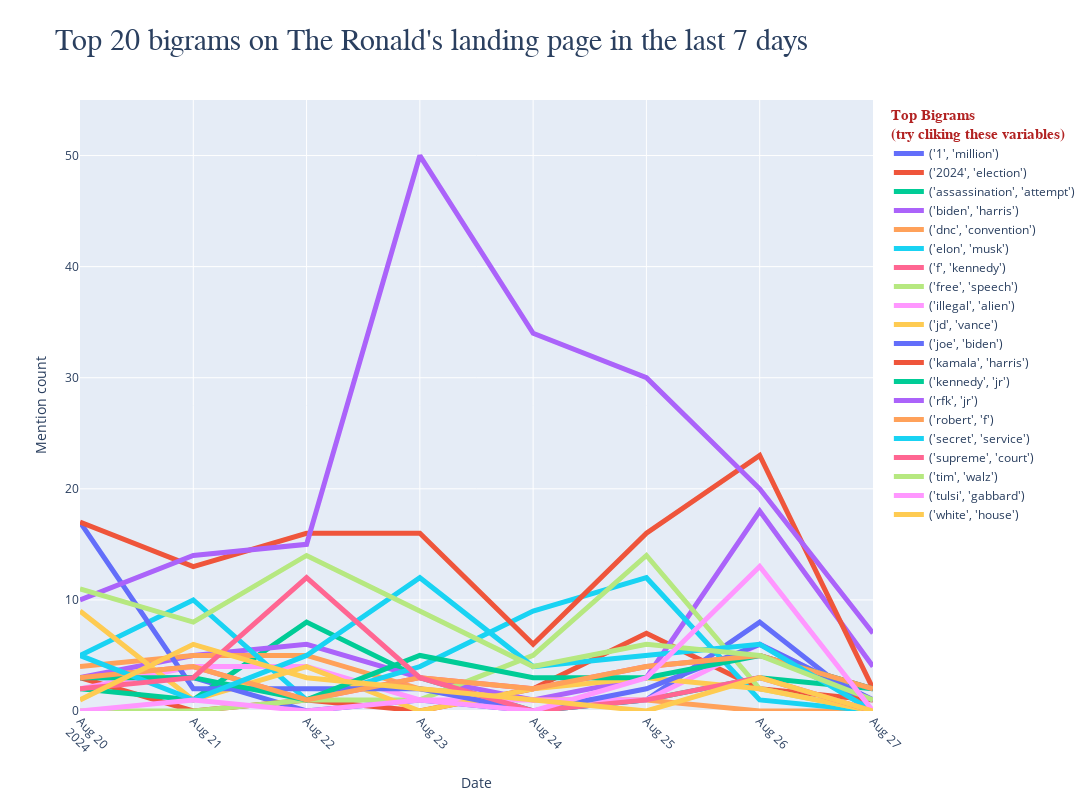

The code cell stored with this chart in its notebook:
### Code cell
dataframe=df
num=2
top_n=20
save_viz = "interactive_bigrams_7days"
extra_stops=['trump']
ngram_time_last_7_days_interactive(dataframe=dataframe, 
                                   num=num, 
                                   save_viz=save_viz, 
                                   extra_stops=extra_stops, 
                                   top_n=top_n)

### Figure 1 — Plotly figure (JSON) as saved in the notebook; plotly's stock layout.template omitted (floating-point values rounded to 4 significant figures)
{"data": [{"line": {"width": 5}, "mode": "lines", "name": "('1', 'million')", "type": "scatter", "x": ["2024-08-20T00:00:00", "2024-08-21T00:00:00", "2024-08-22T00:00:00", "2024-08-23T00:00:00", "2024-08-24T00:00:00", "2024-08-25T00:00:00", "2024-08-26T00:00:00", "2024-08-27T00:00:00"], "y": [3, 3, 0, 1, 0, 1, 8, 0]}, {"line": {"width": 5}, "mode": "lines", "name": "('2024', 'election')", "type": "scatter", "x": ["2024-08-20T00:00:00", "2024-08-21T00:00:00", "2024-08-22T00:00:00", "2024-08-23T00:00:00", "2024-08-24T00:00:00", "2024-08-25T00:00:00", "2024-08-26T00:00:00", "2024-08-27T00:00:00"], "y": [3, 0, 1, 0, 2, 7, 2, 1]}, {"line": {"width": 5}, "mode": "lines", "name": "('assassination', 'attempt')", "type": "scatter", "x": ["2024-08-20T00:00:00", "2024-08-21T00:00:00", "2024-08-22T00:00:00", "2024-08-23T00:00:00", "2024-08-24T00:00:00", "2024-08-25T00:00:00", "2024-08-26T00:00:00", "2024-08-27T00:00:00"], "y": [2, 1, 8, 3, 0, 1, 3, 2]}, {"line": {"width": 5}, "mode": "lines", "name": "('biden', 'harris')", "type": "scatter", "x": ["2024-08-20T00:00:00", "2024-08-21T00:00:00", "2024-08-22T00:00:00", "2024-08-23T00:00:00", "2024-08-24T00:00:00", "2024-08-25T00:00:00", "2024-08-26T00:00:00", "2024-08-27T00:00:00"], "y": [3, 5, 6, 3, 1, 3, 18, 4]}, {"line": {"width": 5}, "mode": "lines", "name": "('dnc', 'convention')", "type": "scatter", "x": ["2024-08-20T00:00:00", "2024-08-21T00:00:00", "2024-08-22T00:00:00", "2024-08-23T00:00:00", "2024-08-24T00:00:00", "2024-08-25T00:00:00", "2024-08-26T00:00:00", "2024-08-27T00:00:00"], "y": [4, 5, 5, 2, 1, 1, 0, 0]}, {"line": {"width": 5}, "mode": "lines", "name": "('elon', 'musk')", "type": "scatter", "x": ["2024-08-20T00:00:00", "2024-08-21T00:00:00", "2024-08-22T00:00:00", "2024-08-23T00:00:00", "2024-08-24T00:00:00", "2024-08-25T00:00:00", "2024-08-26T00:00:00", "2024-08-27T00:00:00"], "y": [5, 10, 1, 4, 9, 12, 1, 0]}, {"line": {"width": 5}, "mode": "lines", "name": "('f', 'kennedy')", "type": "scatter", "x": ["2024-08-20T00:00:00", "2024-08-21T00:00:00", "2024-08-22T00:00:00", "2024-08-23T00:00:00", "2024-08-24T00:00:00", "2024-08-25T00:00:00", "2024-08-26T00:00:00", "2024-08-27T00:00:00"], "y": [3, 4, 1, 3, 2, 4, 5, 2]}, {"line": {"width": 5}, "mode": "lines", "name": "('free', 'speech')", "type": "scatter", "x": ["2024-08-20T00:00:00", "2024-08-21T00:00:00", "2024-08-22T00:00:00", "2024-08-23T00:00:00", "2024-08-24T00:00:00", "2024-08-25T00:00:00", "2024-08-26T00:00:00", "2024-08-27T00:00:00"], "y": [0, 0, 1, 1, 5, 14, 2, 0]}, {"line": {"width": 5}, "mode": "lines", "name": "('illegal', 'alien')", "type": "scatter", "x": ["2024-08-20T00:00:00", "2024-08-21T00:00:00", "2024-08-22T00:00:00", "2024-08-23T00:00:00", "2024-08-24T00:00:00", "2024-08-25T00:00:00", "2024-08-26T00:00:00", "2024-08-27T00:00:00"], "y": [2, 4, 4, 1, 1, 1, 6, 1]}, {"line": {"width": 5}, "mode": "lines", "name": "('jd', 'vance')", "type": "scatter", "x": ["2024-08-20T00:00:00", "2024-08-21T00:00:00", "2024-08-22T00:00:00", "2024-08-23T00:00:00", "2024-08-24T00:00:00", "2024-08-25T00:00:00", "2024-08-26T00:00:00", "2024-08-27T00:00:00"], "y": [9, 1, 4, 0, 2, 3, 2, 0]}, {"line": {"width": 5}, "mode": "lines", "name": "('joe', 'biden')", "type": "scatter", "x": ["2024-08-20T00:00:00", "2024-08-21T00:00:00", "2024-08-22T00:00:00", "2024-08-23T00:00:00", "2024-08-24T00:00:00", "2024-08-25T00:00:00", "2024-08-26T00:00:00", "2024-08-27T00:00:00"], "y": [17, 2, 2, 2, 0, 2, 6, 1]}, {"line": {"width": 5}, "mode": "lines", "name": "('kamala', 'harris')", "type": "scatter", "x": ["2024-08-20T00:00:00", "2024-08-21T00:00:00", "2024-08-22T00:00:00", "2024-08-23T00:00:00", "2024-08-24T00:00:00", "2024-08-25T00:00:00", "2024-08-26T00:00:00", "2024-08-27T00:00:00"], "y": [17, 13, 16, 16, 6, 16, 23, 2]}, {"line": {"width": 5}, "mode": "lines", "name": "('kennedy', 'jr')", "type": "scatter", "x": ["2024-08-20T00:00:00", "2024-08-21T00:00:00", "2024-08-22T00:00:00", "2024-08-23T00:00:00", "2024-08-24T00:00:00", "2024-08-25T00:00:00", "2024-08-26T00:00:00", "2024-08-27T00:00:00"], "y": [3, 3, 1, 5, 3, 3, 5, 2]}, {"line": {"width": 5}, "mode": "lines", "name": "('rfk', 'jr')", "type": "scatter", "x": ["2024-08-20T00:00:00", "2024-08-21T00:00:00", "2024-08-22T00:00:00", "2024-08-23T00:00:00", "2024-08-24T00:00:00", "2024-08-25T00:00:00", "2024-08-26T00:00:00", "2024-08-27T00:00:00"], "y": [10, 14, 15, 50, 34, 30, 20, 7]}, {"line": {"width": 5}, "mode": "lines", "name": "('robert', 'f')", "type": "scatter", "x": ["2024-08-20T00:00:00", "2024-08-21T00:00:00", "2024-08-22T00:00:00", "2024-08-23T00:00:00", "2024-08-24T00:00:00", "2024-08-25T00:00:00", "2024-08-26T00:00:00", "2024-08-27T00:00:00"], "y": [3, 4, 1, 3, 2, 4, 5, 2]}, {"line": {"width": 5}, "mode": "lines", "name": "('secret', 'service')", "type": "scatter", "x": ["2024-08-20T00:00:00", "2024-08-21T00:00:00", "2024-08-22T00:00:00", "2024-08-23T00:00:00", "2024-08-24T00:00:00", "2024-08-25T00:00:00", "2024-08-26T00:00:00", "2024-08-27T00:00:00"], "y": [5, 1, 5, 12, 4, 5, 6, 0]}, {"line": {"width": 5}, "mode": "lines", "name": "('supreme', 'court')", "type": "scatter", "x": ["2024-08-20T00:00:00", "2024-08-21T00:00:00", "2024-08-22T00:00:00", "2024-08-23T00:00:00", "2024-08-24T00:00:00", "2024-08-25T00:00:00", "2024-08-26T00:00:00", "2024-08-27T00:00:00"], "y": [2, 3, 12, 3, 0, 1, 3, 0]}, {"line": {"width": 5}, "mode": "lines", "name": "('tim', 'walz')", "type": "scatter", "x": ["2024-08-20T00:00:00", "2024-08-21T00:00:00", "2024-08-22T00:00:00", "2024-08-23T00:00:00", "2024-08-24T00:00:00", "2024-08-25T00:00:00", "2024-08-26T00:00:00", "2024-08-27T00:00:00"], "y": [11, 8, 14, 9, 4, 6, 5, 1]}, {"line": {"width": 5}, "mode": "lines", "name": "('tulsi', 'gabbard')", "type": "scatter", "x": ["2024-08-20T00:00:00", "2024-08-21T00:00:00", "2024-08-22T00:00:00", "2024-08-23T00:00:00", "2024-08-24T00:00:00", "2024-08-25T00:00:00", "2024-08-26T00:00:00", "2024-08-27T00:00:00"], "y": [0, 1, 0, 1, 0, 3, 13, 0]}, {"line": {"width": 5}, "mode": "lines", "name": "('white', 'house')", "type": "scatter", "x": ["2024-08-20T00:00:00", "2024-08-21T00:00:00", "2024-08-22T00:00:00", "2024-08-23T00:00:00", "2024-08-24T00:00:00", "2024-08-25T00:00:00", "2024-08-26T00:00:00", "2024-08-27T00:00:00"], "y": [1, 6, 3, 2, 1, 0, 3, 0]}], "layout": {"height": 800, "legend": {"title": {"font": {"color": "firebrick", "family": "Courier", "size": 15}, "text": "<b>Top Bigrams<br>(try cliking these variables)</b>"}}, "title": {"font": {"family": "Ariel", "size": 30}, "pad": {"t": 20}, "text": "Top 20 bigrams on The Ronald's landing page in the last 7 days"}, "width": 1200, "xaxis": {"tickangle": 45, "title": {"text": "Date"}}, "yaxis": {"range": [0, 55.0], "title": {"text": "Mention count"}}}}
